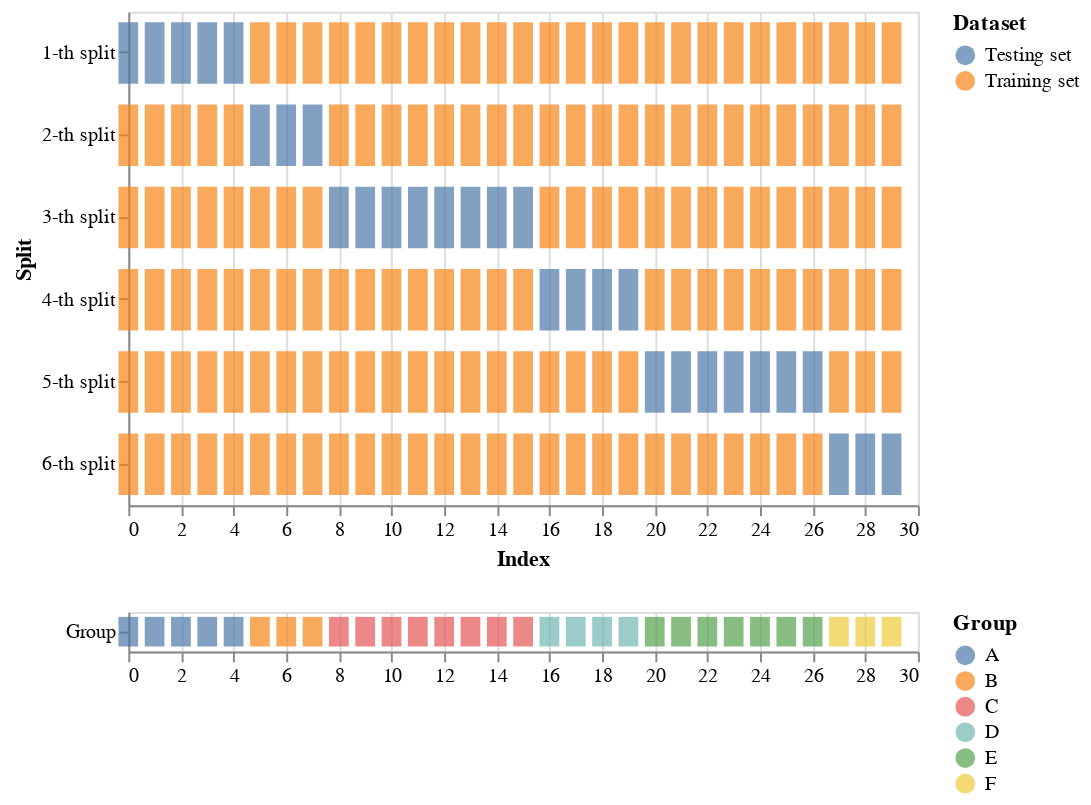

The cell this chart's notebook holds for it:
### Markdown cell above
## Leave-One-Group-Out
이번에는 그룹별로 Split을 나눠보자. 먼저, 한 그룹을 검증 데이터셋, 남은 그룹들을 훈련 데이터셋으로 활용하는 Leave-One-Group-Out이다. [sklearn.model_selection.LeaveOneGroupOut](https://scikit-learn.org/stable/modules/generated/sklearn.model_selection.LeaveOneGroupOut.html#sklearn.model_selection.LeaveOneGroupOut)에 구현되어 있다.

### Code cell
import numpy as np
from sklearn.datasets import make_classification
from sklearn.model_selection import LeaveOneGroupOut


X, y = make_classification(
    n_samples=30, # 총 샘플 개수
    n_features=2, # 특성값 수
    n_redundant=0, # 다중공선성을 가지는 특성값 수
    n_clusters_per_class=1, # 레이블 값 별 데이터 군집의 수
    weights=[0.5, 0.5], # 레이블 값 비율
    flip_y=0, # 레이블 값에 적용할 노이즈 비율
    random_state=42
)

# 가상으로 아래처럼 그룹을 만들어보자
group = np.asarray(['A'] * 5 + ['B'] * 3 + ['C'] * 8 + ['D'] * 4 + ['E'] * 7 + ['F'] * 3)

splitter = LeaveOneGroupOut()
chart, stat = vis_and_stats(splitter, X, y, group=group, tick_options=dict(thickness=10))
display(chart)
display(stat)

### Figure 1 — Vega-Lite specification as saved in the notebook (floating-point values rounded to 4 significant figures; data arrays with more than 128 entries replaced by an {"elided": "..."} marker saying what was removed)
{"config": {"view": {"continuousWidth": 400, "continuousHeight": 300}}, "vconcat": [{"data": {"name": "data-9a11bf50fea75b4a64e014a44409429a"}, "mark": {"type": "tick", "bandSize": 20, "thickness": 10}, "encoding": {"color": {"field": "Dataset", "type": "nominal"}, "x": {"field": "Index", "type": "quantitative"}, "y": {"field": "Split", "type": "ordinal"}}, "height": 250}, {"data": {"name": "data-4988eb37cf8cf2a17968b338bee27c0c"}, "mark": {"type": "tick", "bandSize": 20, "thickness": 10}, "encoding": {"color": {"field": "Group", "type": "nominal"}, "x": {"field": "Index", "title": null, "type": "quantitative"}, "y": {"field": "Split", "title": null, "type": "ordinal"}}}], "resolve": {"scale": {"color": "independent"}}, "$schema": "https://vega.github.io/schema/vega-lite/v4.17.0.json", "datasets": {"data-9a11bf50fea75b4a64e014a44409429a": {"elided": "180 records"}, "data-4988eb37cf8cf2a17968b338bee27c0c": [{"Index": 6, "Group": "B", "Split": "Group"}, {"Index": 1, "Group": "A", "Split": "Group"}, {"Index": 27, "Group": "F", "Split": "Group"}, {"Index": 2, "Group": "A", "Split": "Group"}, {"Index": 14, "Group": "C", "Split": "Group"}, {"Index": 28, "Group": "F", "Split": "Group"}, {"Index": 8, "Group": "C", "Split": "Group"}, {"Index": 18, "Group": "D", "Split": "Group"}, {"Index": 9, "Group": "C", "Split": "Group"}, {"Index": 16, "Group": "D", "Split": "Group"}, {"Index": 10, "Group": "C", "Split": "Group"}, {"Index": 5, "Group": "B", "Split": "Group"}, {"Index": 11, "Group": "C", "Split": "Group"}, {"Index": 25, "Group": "E", "Split": "Group"}, {"Index": 26, "Group": "E", "Split": "Group"}, {"Index": 24, "Group": "E", "Split": "Group"}, {"Index": 21, "Group": "E", "Split": "Group"}, {"Index": 20, "Group": "E", "Split": "Group"}, {"Index": 3, "Group": "A", "Split": "Group"}, {"Index": 13, "Group": "C", "Split": "Group"}, {"Index": 29, "Group": "F", "Split": "Group"}, {"Index": 4, "Group": "A", "Split": "Group"}, {"Index": 23, "Group": "E", "Split": "Group"}, {"Index": 17, "Group": "D", "Split": "Group"}, {"Index": 22, "Group": "E", "Split": "Group"}, {"Index": 15, "Group": "C", "Split": "Group"}, {"Index": 0, "Group": "A", "Split": "Group"}, {"Index": 7, "Group": "B", "Split": "Group"}, {"Index": 12, "Group": "C", "Split": "Group"}, {"Index": 19, "Group": "D", "Split": "Group"}]}}
